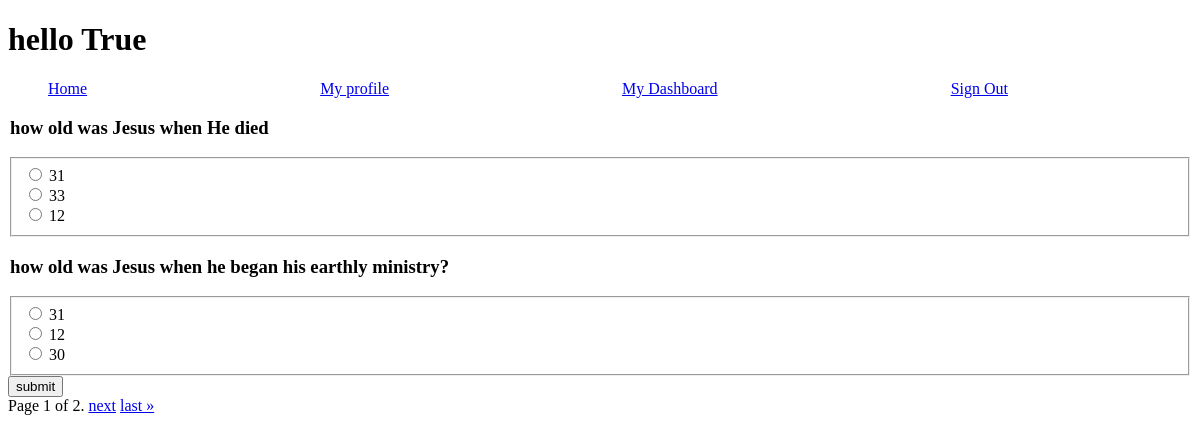
Page /quiz/takequiz/1 (signed in) on the committed database.
### auth1/models.py (models this page shows)
class User(AbstractUser):
    first_name = models.CharField(max_length=30, blank=False)
    last_name = models.CharField(max_length=30, blank=False)
    email = models.EmailField(unique=True, blank=False)
    is_student = models.BooleanField('Are you a student?',blank=False)
    USERNAME_FIELD = 'email'
    REQUIRED_FIELDS = ['first_name','last_name','username','is_student']

### cbt_app/models.py (models this page shows, shortened)
class Question(models.Model):
    content = models.TextField(blank=False)
    answer_order = models.CharField(max_length=30, null=True, blank=True, choices=ANSWER_ORDER_OPTIONS, help_text=("The order in which multichoice answer options are displayed to the user"))

class Choice(models.Model):
    question = models.ForeignKey(Question, on_delete=models.CASCADE, null=True)
    content = models.TextField()
    is_answer = models.BooleanField(blank=False, default=False)
    def __str__(self) -> str:
        return self.content

### cbt_app/views.py (the view)
# urls.py: path('takequiz/<int:quiz_id>',view=take_quiz, name='take_quiz')
@login_required
def take_quiz(request,quiz_id):
    quiz = Quiz.objects.get(id=quiz_id)
    contents = Question.objects.filter(quiz__id = quiz_id).order_by('?')
    paginator = Paginator(contents, 2)
    page_number = request.GET.get('page')
    page_obj = paginator.get_page(page_number)
    context = {
        'contents':contents,
        'page_obj':page_obj
    }
    return render(request, 'quiz.html', context)

### templates/quiz.html (shortened to what this page needs)
{% extends 'base.html' %}
{% block content %}
<div class="container">
    <form action="">
        {% for question in page_obj %}
            <legend>
                <h3>{{question.content}}</h3>
            </legend>
            <fieldset >
                {% for choice in question.choice_set.all %}
                    <input type="radio" name="choice{{choice.id}}"  value="{{choice.is_answer}}">
                    <label for="choice{{choice.id}}">{{choice.content}}</label> <br>
                {% endfor %}
            </fieldset>
        {% endfor %}
        <input type="submit" value="submit">
    </form>
    <div class="pagination"> <span class="step-links">
        <span class="current">
        Page {{ page_obj.number }} of {{ page_obj.paginator.num_pages }}.
        </span>
        {% if page_obj.has_next %}
        <a href="?page={{ page_obj.next_page_number }}">next</a> <a href="?page={{ page_obj.paginator.num_pages }}">last &raquo;</a>
        {% endif %}
        </span>
    </div>
</div>
{% endblock %}

### templates/base.html (shortened to what this page needs)
<!DOCTYPE html>
<html lang="en">
<head>
</head>
<body>
    <h1>hello {{user.is_authenticated}}</h1>
    <ul style="list-style: none; display: flex; width: 80vw; justify-content: space-between;">
        <li><a href="{% url 'cbt_app:index' %}">Home</a></li>
        {% if user.is_authenticated %}
        <li><a href="{% url 'auth1:profile' user %}">My profile</a></li>
        <li><a href="{% url 'cbt_app:dashboard' %}">My Dashboard</a></li>
        <li><a href="{% url 'auth1:logout' %}">Sign Out</a></li>
        {% else %}
        <li><a href="{% url 'auth1:reg' %}">Sign Up</a></li>
        <li><a href="{% url 'auth1:login' %}">Sign In</a></li>
        {% endif %}
    </ul>
    {% block content %}
    {% endblock %}
</body>
</html>

### rows in the picture
User: is_authenticated "True"
Question: content "how old was Jesus when He died"
Choice: content "31"
Choice: content "33"
Choice: content "12"
Question: content "how old was Jesus when he began his earthly ministry?"
Choice: content "31"
Choice: content "12"
Choice: content "30"

### other values in the picture
{{ page_obj.number }} "1"
{{ page_obj.paginator.num_pages }} "2"
